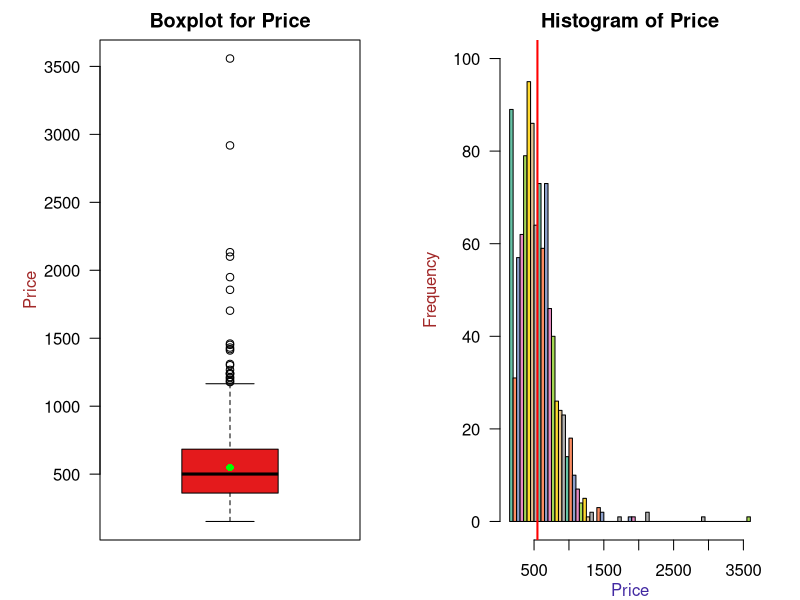
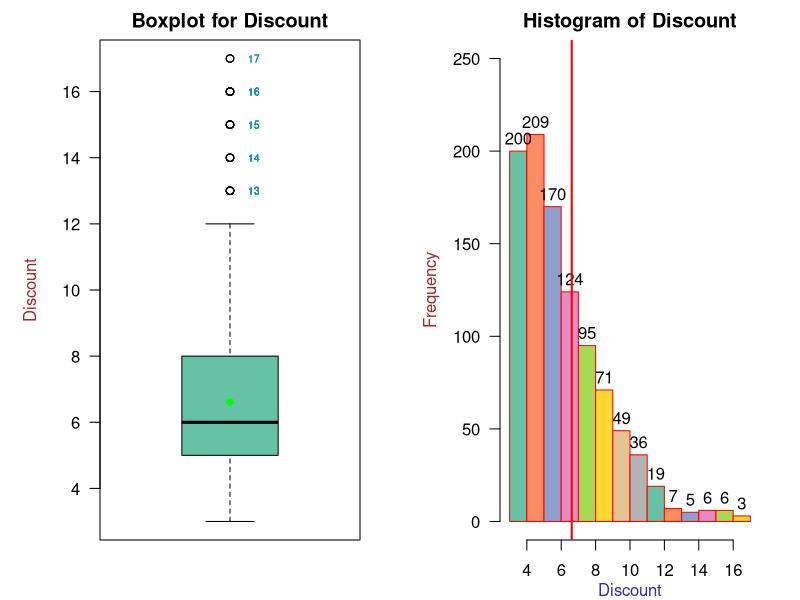
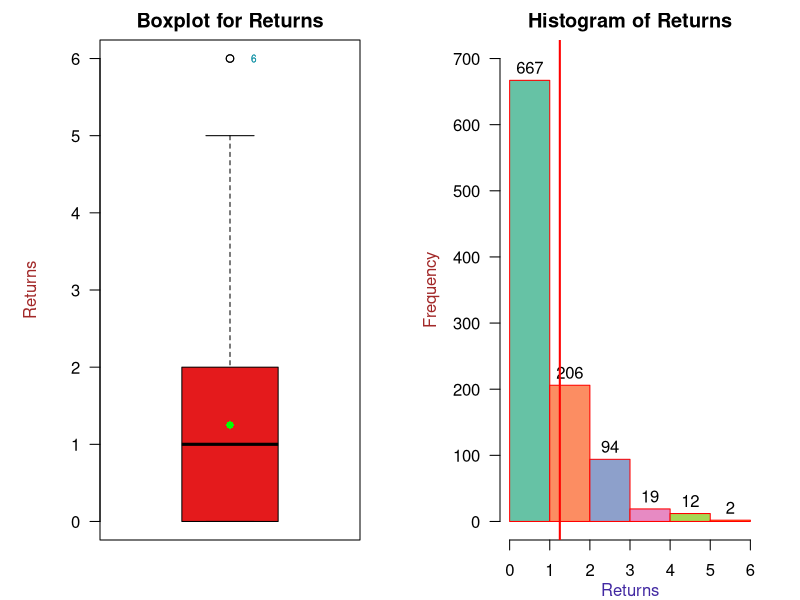
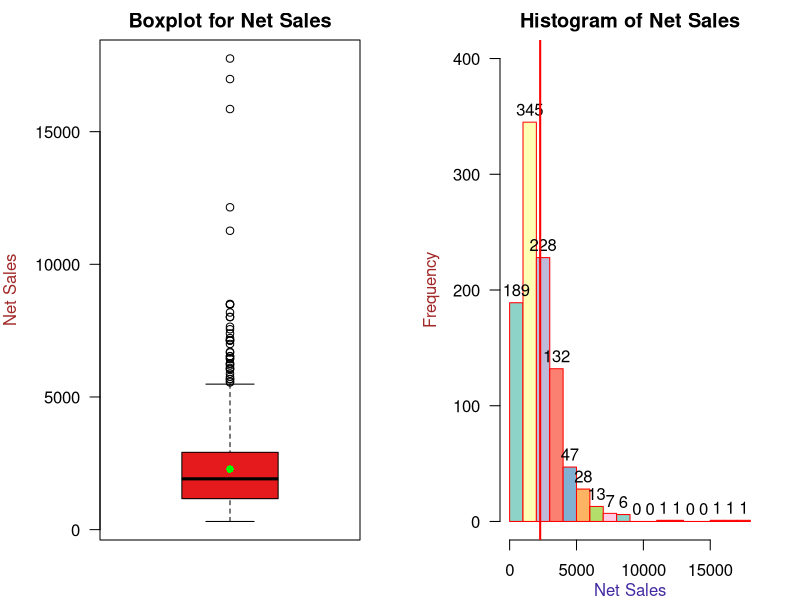
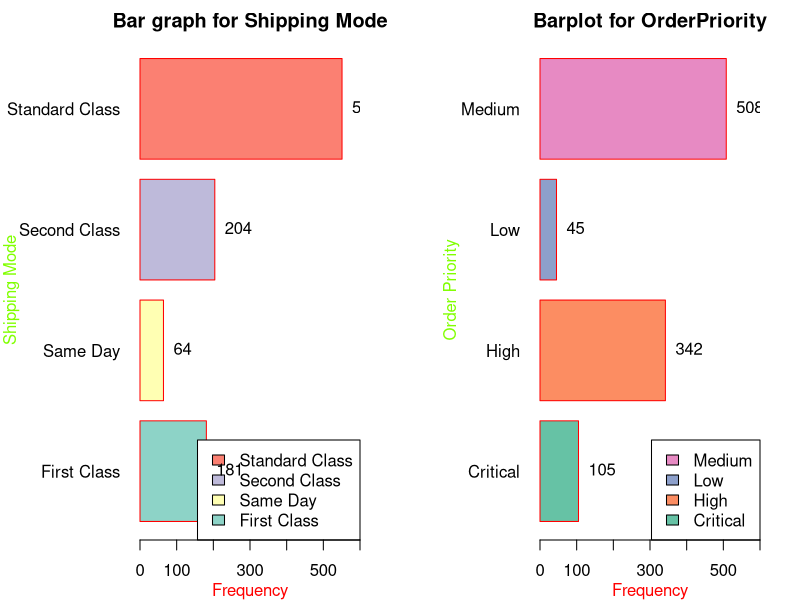
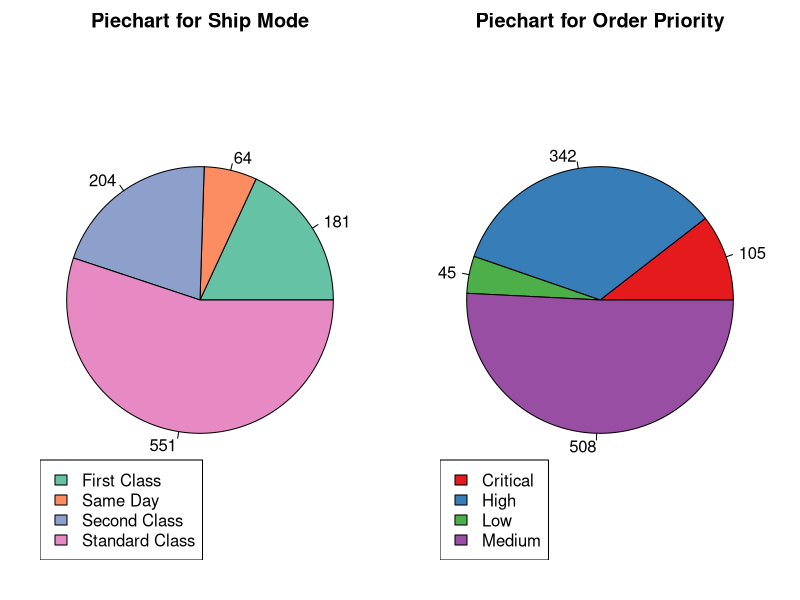
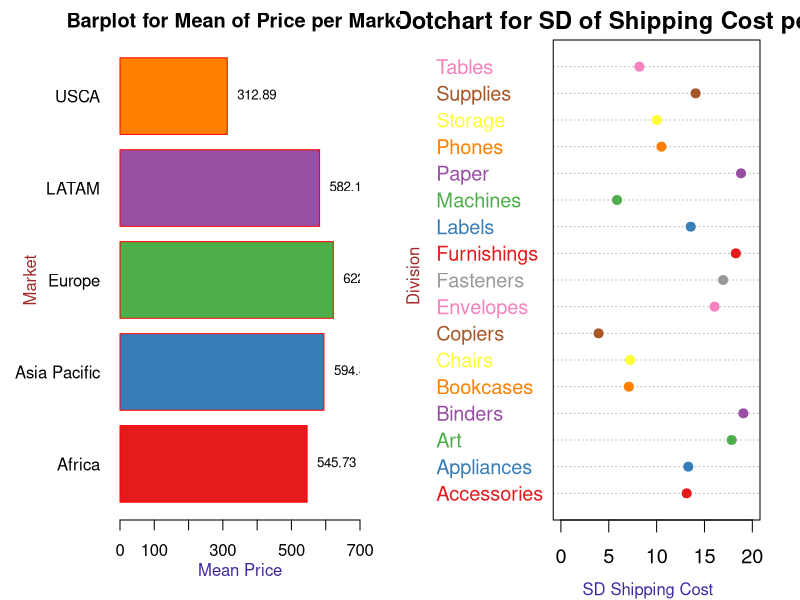
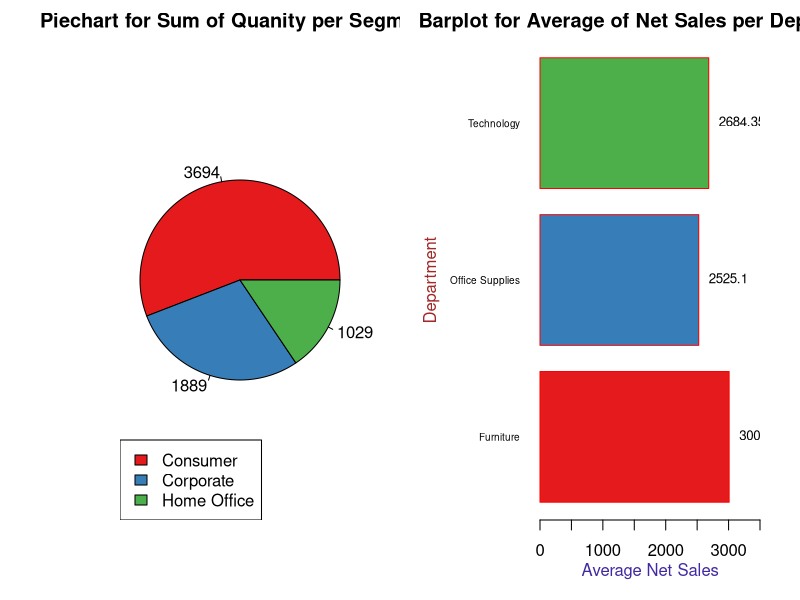

The R script that drew these images, in order:
## ---- chunk 1

# List of libraries that are used in this data set 
library(readxl)
library(knitr)
library(dplyr)
library(kableExtra)
library(RColorBrewer)
library(tidyverse)

# Location of the data set that is used 
P6Data <- read_excel("DataSets/Project6Data.xlsx")

## ---- chunk 2

#Finding out basic desc statistics of the values. 
pr_mean = mean(P6Data$Price)
pr_sd = sd(P6Data$Price)
pr_range = (max(P6Data$Price)- min(P6Data$Price))
pr_median = median(P6Data$Price)
table_pr = round(c(pr_mean, pr_sd, pr_range, pr_median), 2)
matrix_pr = matrix(table_pr, nrow = 4, byrow = TRUE)

dis_mean = mean(P6Data$Discount)
dis_sd = sd(P6Data$Discount)
dis_range = (max(P6Data$Discount)- min(P6Data$Discount))
dis_median = median(P6Data$Discount)
table_dis = round(c(dis_mean, dis_sd, dis_range, dis_median), 2)
matrix_dis = matrix(table_dis, nrow = 4, byrow = TRUE)

SC_mean = mean(P6Data$ShippingCost_Product)
SC_sd = sd(P6Data$ShippingCost_Product)
SC_range = (max(P6Data$ShippingCost_Product)- min(P6Data$ShippingCost_Product))
SC_median = median(P6Data$ShippingCost_Product)
table_SC = round(c(SC_mean, SC_sd, SC_range, SC_median), 2)
matrix_SC = matrix(table_SC, nrow = 4, byrow = TRUE)

ST_mean = mean(P6Data$Sales_Total)
ST_sd = sd(P6Data$Sales_Total)
ST_range = (max(P6Data$Sales_Total)- min(P6Data$Sales_Total))
ST_median = median(P6Data$Sales_Total)
table_ST = round(c(ST_mean, ST_sd, ST_range, ST_median), 2)
matrix_ST = matrix(table_ST, nrow = 4, byrow = TRUE)

NS_mean = mean(P6Data$Net_Sale)
NS_sd = sd(P6Data$Net_Sale)
NS_range = (max(P6Data$Net_Sale)- min(P6Data$Net_Sale))
NS_median = median(P6Data$Net_Sale)
table_NS = round(c(NS_mean, NS_sd, NS_range, NS_median), 2)
matrix_NS = matrix(table_NS, nrow = 4, byrow = TRUE)

#Joining all the matrix using cbind function and then naming the rows and cols.
matrix_of_all = cbind(matrix_pr, matrix_dis, matrix_SC, matrix_ST, matrix_NS)

row_of_all = c("Mean", "SD", "Range", "Median")
rownames(matrix_of_all) = row_of_all
col_of_all = c("Price", "Discount", "Shipping Cost", "Sales Total", "Net Sales")
colnames(matrix_of_all) = col_of_all

matrix_of_all %>%
  kbl() %>%
  kable_material_dark("hover")

## ---- chunk 3

par(mfrow=c(1,2), mai = c(0.6, 1.0, 0.4, 0.4))

boxplot(P6Data$Price,
        col = brewer.pal(8, "Set1"),
        main = "Boxplot for Price",
        las = 1)

points(mean(P6Data$Price), 
       pch = 16, 
       col = "Green", 
       lwd = 10)

title(ylab = "Price", line = 3, cex.lab = 1,  col.lab = "#A22929")

hist(P6Data$Price,
     las = 1,
     breaks = 50,
     col = brewer.pal(8, "Set2"),
     main = "Histogram of Price",
     xlab = "",
     ylab = "",
     ylim = c(0,100))

title(xlab = "Price", line = 2, cex.lab = 1,  col.lab = "#4229A2")
title(ylab = "Frequency", line = 3, cex.lab = 1,  col.lab = "#A22929")

abline(v = mean(P6Data$Price),
       col = "Red",
       lwd = 2)

## ---- chunk 4

par(mfrow=c(1,2), mai = c(0.6, 1.0, 0.4, 0.4))

boxplot(P6Data$Quantity,
        col = brewer.pal(8, "Set2"),
        main = "Boxplot for Discount",
        las = 1)

points(mean(P6Data$Quantity), 
       pch = 16, 
       col = "Green", 
       lwd = 10)

text(x = 1.1,
     y = boxplot.stats(P6Data$Quantity)$out,
     labels = round(boxplot.stats(P6Data$Quantity)$out,0),
     cex = 0.6,
     col ="#1B96A9")

title(ylab = "Discount", line = 3, cex.lab = 1,  col.lab = "#A22929")

hist(P6Data$Quantity,
     las = 1,
     breaks = 15,
     col = brewer.pal(8, "Set2"),
     main = "Histogram of Discount",
     xlab = "",
     ylab = "",
     ylim = c(0,250),
     labels = T,
     border = "Red")

title(xlab = "Discount", line = 2, cex.lab = 1,  col.lab = "#4229A2")
title(ylab = "Frequency", line = 3, cex.lab = 1,  col.lab = "#A22929")

abline(v = mean(P6Data$Quantity),
       col = "Red",
       lwd = 2)

## ---- chunk 5

par(mfrow=c(1,2), mai = c(0.6, 1.0, 0.4, 0.4))

boxplot(P6Data$Returns,
        col = brewer.pal(8, "Set1"),
        main = "Boxplot for Returns",
        las = 1)

points(mean(P6Data$Returns), 
       pch = 16, 
       col = "Green", 
       lwd = 10)

text(x = 1.1,
     y = boxplot.stats(P6Data$Returns)$out,
     labels = round(boxplot.stats(P6Data$Returns)$out,0),
     cex = 0.6,
     col ="#1B96A9")

title(ylab = "Returns", line = 3, cex.lab = 1,  col.lab = "#A22929")

hist(P6Data$Returns,
     las = 1,
     breaks = 6,
     col = brewer.pal(8, "Set2"),
     main = "Histogram of Returns",
     xlab = "",
     ylab = "",
     ylim = c(0,700),
     labels = T,
     border = "Red")

title(xlab = "Returns", line = 2, cex.lab = 1,  col.lab = "#4229A2")
title(ylab = "Frequency", line = 3, cex.lab = 1,  col.lab = "#A22929")

abline(v = mean(P6Data$Returns),
       col = "Red",
       lwd = 2)

## ---- chunk 6

par(mfrow=c(1,2), mai = c(0.6, 1.0, 0.4, 0.4))

boxplot(P6Data$Net_Sale,
        col = brewer.pal(8, "Set1"),
        main = "Boxplot for Net Sales",
        las = 1)

points(mean(P6Data$Net_Sale), 
       pch = 16, 
       col = "Green", 
       lwd = 10)


title(ylab = "Net Sales", line = 4, cex.lab = 1,  col.lab = "#A22929")

hist(P6Data$Net_Sale,
     las = 1,
     breaks = 20,
     col = brewer.pal(8, "Set3"),
     main = "Histogram of Net Sales",
     xlab = "",
     ylab = "",
     ylim = c(0,400),
     labels = T,
     border = "Red")

title(xlab = "Net Sales", line = 2, cex.lab = 1,  col.lab = "#4229A2")
title(ylab = "Frequency", line = 3, cex.lab = 1,  col.lab = "#A22929")

abline(v = mean(P6Data$Net_Sale),
       col = "Red",
       lwd = 2)

## ---- chunk 7

par(mai = c(0.6, 1.4, 0.4, 0.4))

b = barplot(table(P6Data$ShipMode),
        horiz = T,
        col = brewer.pal(8, "Set3"),
        las = 1,
        xlim = c(0,600),
        main = "Bar graph for Shipping Mode",
        border = "Red",
        legend.text = rownames(table(P6Data$ShipMode)),
        args.legend = list(x = "bottomright"))

text(table(P6Data$ShipMode), 
     b, 
     table(P6Data$ShipMode), 
     cex = 1, 
     pos = 4)

title(xlab = "Frequency", line = 2, cex.lab = 1,  col.lab = "#FF0000")
title(ylab = "Shipping Mode", line = 6, cex.lab = 1,  col.lab = "#80FF00")

## ---- chunk 8

par(mai = c(0.6, 1.4, 0.4, 0.4))

c = barplot(table(P6Data$OrderPriority),
        horiz = T,
        col = brewer.pal(8, "Set2"),
        las = 1,
        xlim = c(0,600),
        main = "Barplot for OrderPriority",
        border = "Red",
        legend.text = rownames(table(P6Data$OrderPriority)),
        args.legend = list(x = "bottomright"))

text(table(P6Data$OrderPriority), 
     c, 
     table(P6Data$OrderPriority), 
     cex = 1, 
     pos = 4)

title(xlab = "Frequency", line = 2, cex.lab = 1,  col.lab = "#FF0000")
title(ylab = "Order Priority", line = 4, cex.lab = 1,  col.lab = "#80FF00")

## ---- chunk 9

par(mai = c(0.4, 0.4, 0.4, 0.4))

pie(table(P6Data$ShipMode),
    radius = 0.9,
    col = brewer.pal(8, "Set2"),
    labels = table(P6Data$ShipMode),
    main = "Piechart for Ship Mode")

legend("bottomleft",
       legend = rownames(table(P6Data$ShipMode)),
       fill = brewer.pal(8, "Set2"),
       border = "Black")

## ---- chunk 10

par(mai = c(0.4, 0.4, 0.4, 0.4))

pie(table(P6Data$OrderPriority),
    radius = 0.9,
    col = brewer.pal(8, "Set1"),
    labels = table(P6Data$OrderPriority),
    main = "Piechart for Order Priority")

legend("bottomleft",
       legend = rownames(table(P6Data$OrderPriority)),
       fill = brewer.pal(8, "Set1"),
       border = "Black")

## ---- chunk 11

par(mai = c(0.8, 1.2, 0.4, 0.4))

four_m = tapply(P6Data$Price, P6Data$Market, mean)

ba = barplot(four_m,
        horiz = T,
        col = brewer.pal(8, "Set1"),
        las = 1,
        xlim = c(0,700),
        border = "Red",
        main = "Barplot for Mean of Price per Market")

text(round(four_m,2),
     ba,
     round(four_m,2),
     cex = 0.8,
     pos = 4)

title(xlab = "Mean Price", line = 2, cex.lab = 1,  col.lab = "#4229A2")
title(ylab = "Market", line = 4, cex.lab = 1,  col.lab = "#A22929")

## ---- chunk 12

par(mai = c(0.8, 1.2, 0.4, 0.4))

four_s = tapply(P6Data$ShippingCost_Product, P6Data$Division, sd)

do = dotchart(four_s,
         col = brewer.pal(20, "Set1"),
         cex = 1.2,
         xlim = c(0,20),
         pch = 19,
         main = "Dotchart for SD of Shipping Cost per Division")

title(xlab = "SD Shipping Cost", line = 3, cex.lab = 1,  col.lab = "#4229A2")
title(ylab = "Division", line = 5, cex.lab = 1,  col.lab = "#A22929")

## ---- chunk 13

four_sm = tapply(P6Data$Quantity, P6Data$Segment, sum)

pie(four_sm,
    radius = 0.9,
    col = brewer.pal(8, "Set1"),
    labels = four_sm,
    main = "Piechart for Sum of Quanity per Segment ")

legend("bottomleft",
       legend = rownames(four_sm),
       fill = brewer.pal(8, "Set1"),
       border = "Black")

## ---- chunk 14

fil_reg = filter(P6Data, Region == "Oceania")
fil_mean = tapply(fil_reg$Net_Sale, fil_reg$Department, mean)

fil_mean %>%
  kbl(col.names = "Average Net Sale") %>%
  kable_material_dark(c("striped", "hover"))

par(mai = c(0.8, 1.4, 0.4, 0.4))

bm = barplot(fil_mean,
        horiz = T,
        col = brewer.pal(8, "Set1"),
        las = 1,
        border = "Red",
        xlim = c(0,3500),
        main = "Barplot for Average of Net Sales per Department",
        cex.names = 0.6)

text(round(fil_mean,2),
     bm,
     round(fil_mean,2),
     cex = 0.8,
     pos = 4)

title(xlab = "Average Net Sales", line = 2, cex.lab = 1,  col.lab = "#4229A2")
title(ylab = "Department", line = 5, cex.lab = 1,  col.lab = "#A22929")

## ---- chunk 15
#Concatenating the Order Priority column with the department column to represent them on barplot with respect to their Shipping Cost. 

P6Data$DepartOrder = paste(P6Data$OrderPriority, P6Data$Department)

par(mai = c(0.8, 1.6, 0.4, 0.4))

boxplot(P6Data$ShippingCost_Product ~ P6Data$DepartOrder,
        horizontal = T,
        las = 1,
        cex.axis = 0.6,
        col = brewer.pal(8, "Set2"),
        main = "Boxplot to Represent Department Order Priority on Ship Cost",
        xlab = "",
        ylab = "")

title(ylab = "Department Order Priority", line = 7, cex.lab = 1,  col.lab = "#A22929")
title(xlab = "Shipping Cost", line = 2, cex.lab = 1,  col.lab = "#4229A2")
